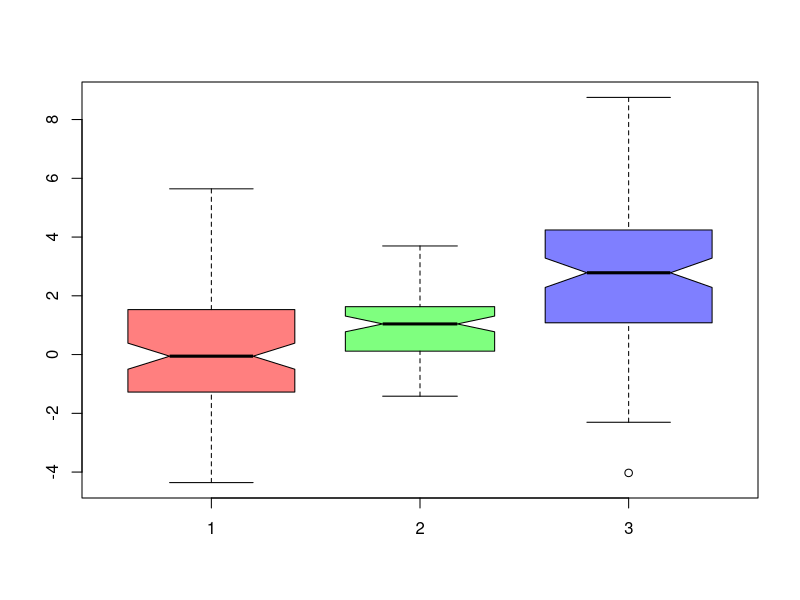

This chart was generated by the following R code:
## ---- chunk 1
# Sample 1 (e.g., males)
n1 <- 100
Y1 <- rnorm(n1, 0, 2)
#hist(Y1, freq=F, main='Sample 1')

# Sample 2 (e.g., females)
n2 <- 80
Y2 <- rnorm(n2, 1, 1)
#hist(Y2, freq=F, main='Sample 2')

t.test(Y1, Y2, var.equal=F)
## ---- chunk 2
Y3 <- rnorm(n1, 3, 3)

boxplot(Y1, Y2, Y3,
    col=c(
        rgb(1,0,0,.5),
        rgb(0,1,0,.5),
        rgb(0,0,1,.5)),
    notch=T,
    varwidth=T)
